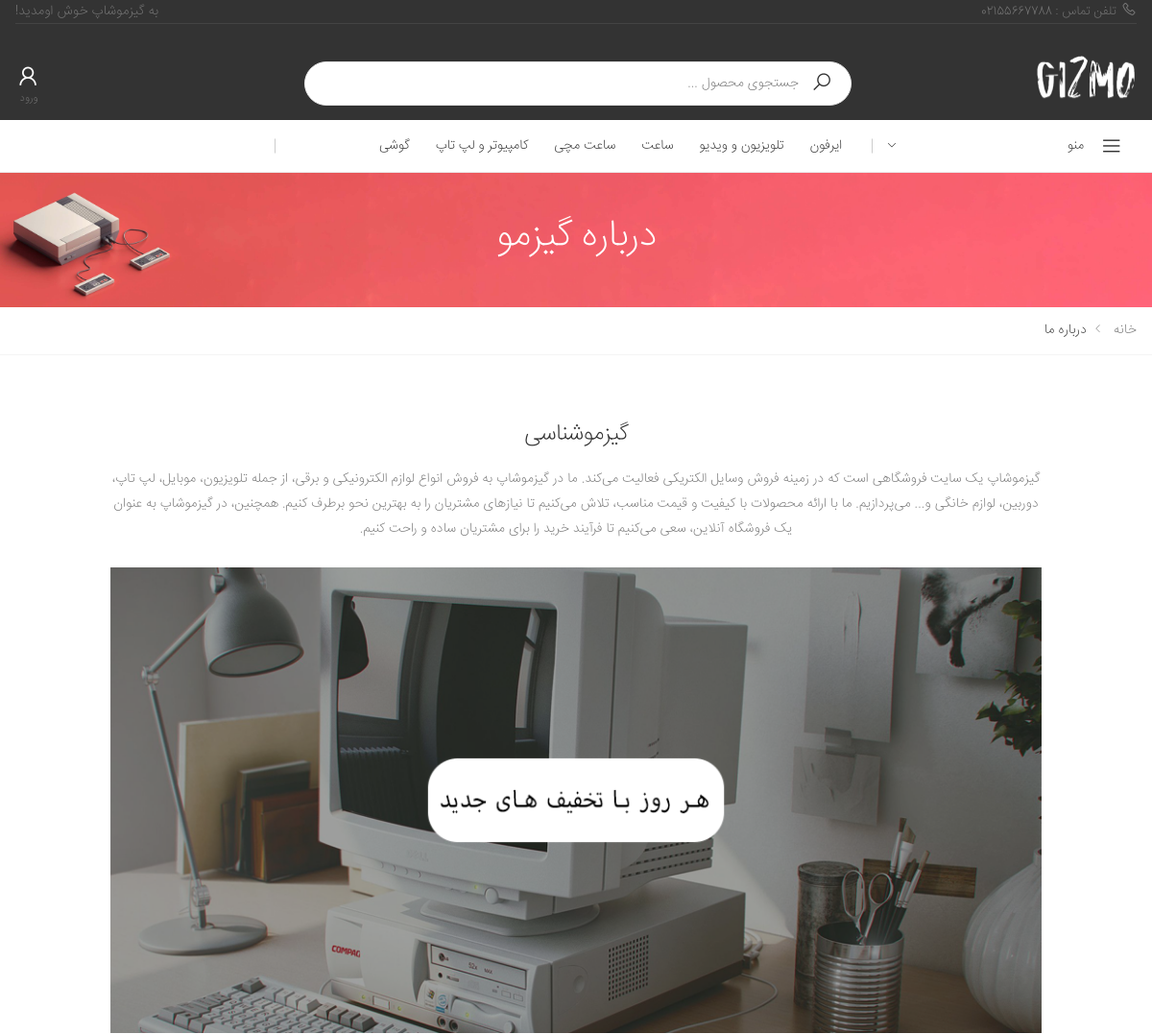
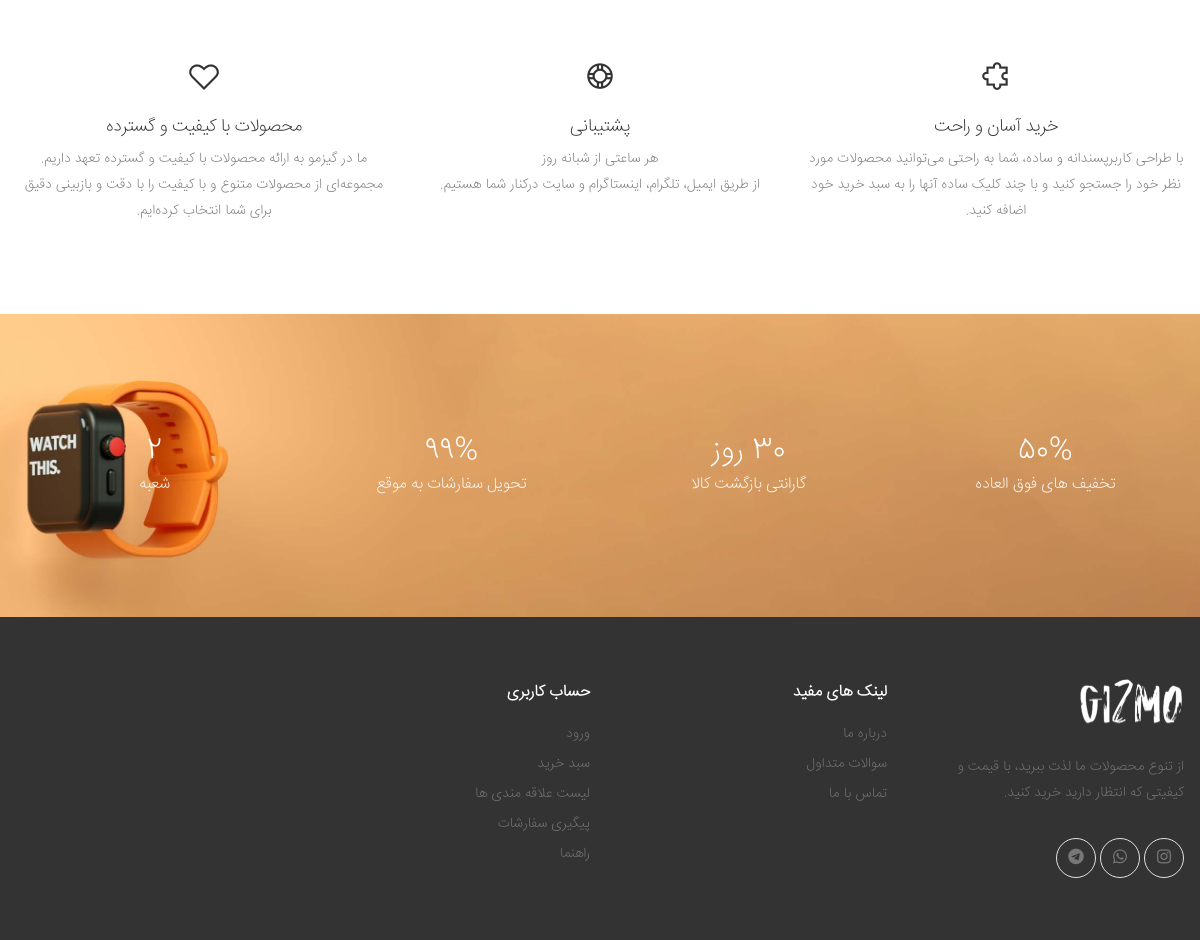
The app's page /aboutUs/ with its own data (2 pictures, top to bottom).
### stuff/models.py (models this page shows, shortened)
class Category(models.Model):
    sub_category = models.ForeignKey('self',on_delete=models.CASCADE, related_name='scategory',null=True,blank=True)
    is_sub = models.BooleanField(default=False)
    name = models.CharField(max_length=200)
    slug = models.SlugField(max_length=200,unique=True)
    class Meta:
        ordering = ('name',)
        verbose_name = 'category'
        verbose_name_plural = 'categories'
    def get_absolute_url(self):
        return reverse('stuff:category_detail',args=[self.id,1])

### facades/views.py (the view)
# urls.py: path('aboutUs/',aboutUs,name="aboutUs"),
def aboutUs(request):
    Info = InformationsForTemplate(request)
    return render(request,'facades/aboutUs.html',Info)

### cart/cart.py (called while the page is built)
    def get_count(self):
        return sum(1 for item in self.cart.values())

### facades/views.py (called while the page is built)
def InformationsForTemplate(request):
    Info = {}
    allCategories = Category.objects.filter(is_sub=False)
    wishlistAmount = 0
    if(request.user.is_authenticated):
        wishlistAmount = request.user.wishlist.all().count()
    covers = Cover.objects.all()
    form = UserLoginForm
    cart = Cart(request)
    CartAmount = cart.get_count()
    formLogin = UserLoginForm
    formRegister= UserCreationForm
    brands = Brand.objects.all()
    shops = shop.objects.all()
    Info = {'allCategories': allCategories,'wishlistAmount':wishlistAmount,'cart':cart,'covers':covers,'form':form
    ,'formLogin':formLogin,'formRegister':formRegister,"brands":brands,"shops":shops}
    return Info

### facades/templates/facades/aboutUs.html
{% extends 'facades/base.html' %}
{% load static %}
{% block css %}
{% include 'facades/parts/css.html' %}
{% endblock %}
{% block main %}
        <main class="main">
            {% include 'facades/aboutUsParts/banner.html' %}
            <div class="page-content pb-3">
                {% include 'facades/aboutUsParts/mainText.html' %}
            </div>
        </main>
{% include 'facades/aboutUsParts/numberBanner.html' %}
{% endblock %}

### facades/templates/facades/parts/black_header.html (shortened to what this page needs)
{% load static %}
<header class="header header-intro-clearance header-3">
    <div class="header-top">
        <div class="container">
                    <div class="header-left">
                        <a href=""><i class="icon-phone"></i>تلفن تماس : 02155667788</a>
                    </div>
                    <div class="header-right">
                        <ul class="top-menu">
                            <li>
                                <ul>
                                    <li><p> به گیزموشاپ خوش اومدید! </li></p>
                                </ul>
                            </li>
                        </ul>
                    </div>
                </div>
    </div>
    <div class="header-middle" style="height: 10rem;">
        <div class="container">
            <div class="header-left">
                <a href="{% url 'facades:home' %}" class="logo">
                    <img src="{% static 'facades/images/logi.png' %}" alt="Logo image" width="105" height="25">
                </a>
            </div>
            <div class="header-center">
                <div class="header-search header-search-extended header-search-visible d-none d-lg-block">
                    <form action="{% url 'stuff:product_search' 1 %}" method="GET">
                      <div class="header-search-wrapper search-wrapper-wide">
                        <button class="btn btn-primary" type="submit"><i class="icon-search"></i></button>
                        <input type="search" class="form-control" name="query" id="query" placeholder="جستجوی محصول ..." required>
                      </div>
                    </form>
                  </div>
            </div>
            <div class="header-right">
              {% if request.user.is_authenticated %}
              <div class="wishlist">
                            <a href="{% url 'stuff:showWishList' 1 %}" title="لیست محصولات مورد علاقه شما">
                                <div class="icon">
                                    <i class="icon-heart-o"></i>
                                    <span class="wishlist-count badge">{{wishlistAmount}}</span>
                                </div>
                                <p>مورد علاقه</p>
                            </a>
                  </div>
                <div class="dropdown cart-dropdown">
                    <a href="{% url 'cart:detail' %}" class="dropdown-toggle" role="button" data-toggle="dropdown"
                        aria-haspopup="true" aria-expanded="false" data-display="static">
                        <div class="icon">
                            <i class="icon-shopping-cart"></i>
                            <span class="cart-count">{{cart.get_count}}</span>
                        </div>
                        <p>سبد خرید</p>
                    </a>
                    {% if cart.get_count != 0 %}
                    <div class="dropdown-menu dropdown-menu-right">
                        <div class="dropdown-cart-products">
                            {% for item in cart %}
                            <div class="product">
                                <div class="product-cart-details">
                                    <h4 class="product-title">
                                        <a href="{{item.product.get_absolute_url}}">{{item.product}}</a>
                                    </h4>
                                    <span class="cart-product-info">
                                        <span class="cart-product-qty">{{item.quantity}} x </span>
                                        {{item.product.discounted_price}} تومان
                                    </span>
                                </div>
                                <figure class="product-image-container">
                                    <a href="{{item.product.get_absolute_url}}" class="product-image">
                                        <img src="{{item.product.image.url}}" alt="{{item.product.alt}}">
                                    </a>
                                </figure>
                                {% if item.product %}
                                <a href="{% url 'cart:cart_remove' item.id %}" class="btn-remove" title="حذف محصول"><i class="icon-close"></i></a>
                                {% endif %}
                            </div>
                            {% endfor %}
                        </div>
                        <div class="dropdown-cart-total">
                            <span>مجموع</span>
                            <span class="cart-total-price">{{cart.get_total_price}} تومان</span>
                        </div>
                        <div class="dropdown-cart-action">
                            <a href="{% url 'cart:detail' %}" class="btn btn-primary">مشاهده سبد خرید</a>
                            <a href="checkout.html" class="btn btn-outline-primary-2"><span>پرداخت</span><i
                                    class="icon-long-arrow-left"></i></a>
                        </div>
                    </div>
                    {% else %}
                {% endif %}
                </div>
              {% else %}
              <div class="wishlist">
                  <a href="#signin-modal" data-toggle="modal" title="Login">
                      <div class="icon">
                          <i class="icon-user"></i>
                      </div>
                      <p>ورود</p>
                  </a>
              </div>
                {% endif %}
            </div>
        </div>
    </div>
    <div class="header-bottom sticky-header">
        <div class="container">
            <div class="header-left">
                <div class="dropdown category-dropdown">
                    <a href="#" class="dropdown-toggle" role="button" data-toggle="dropdown"
                        aria-haspopup="true" aria-expanded="false" data-display="static"
                        title="دسته بندی فروشگاه">
                        منو <i class="icon-angle-down"></i>
                    </a>
                </div>
            </div>
            <div class="header-center">
                <nav class="main-nav">
                    <ul class="menu sf-arrows">
                        {% for cat in allCategories %}
                        <li>
                            <a href="{{cat.get_absolute_url}}">{{cat.name}}</a>
                        </li>
                        {% endfor %}
                    </ul>
                </nav>
            </div>
            <div class="header-right">
            </div>
        </div>
    </div>
</header>

### records on screen
Category: name "ایرفون"
Category: name "تلویزیون و ویدیو"
Category: name "ساعت"
Category: name "ساعت مچی"
Category: name "کامپیوتر و لپ تاپ"
Category: name "گوشی"
